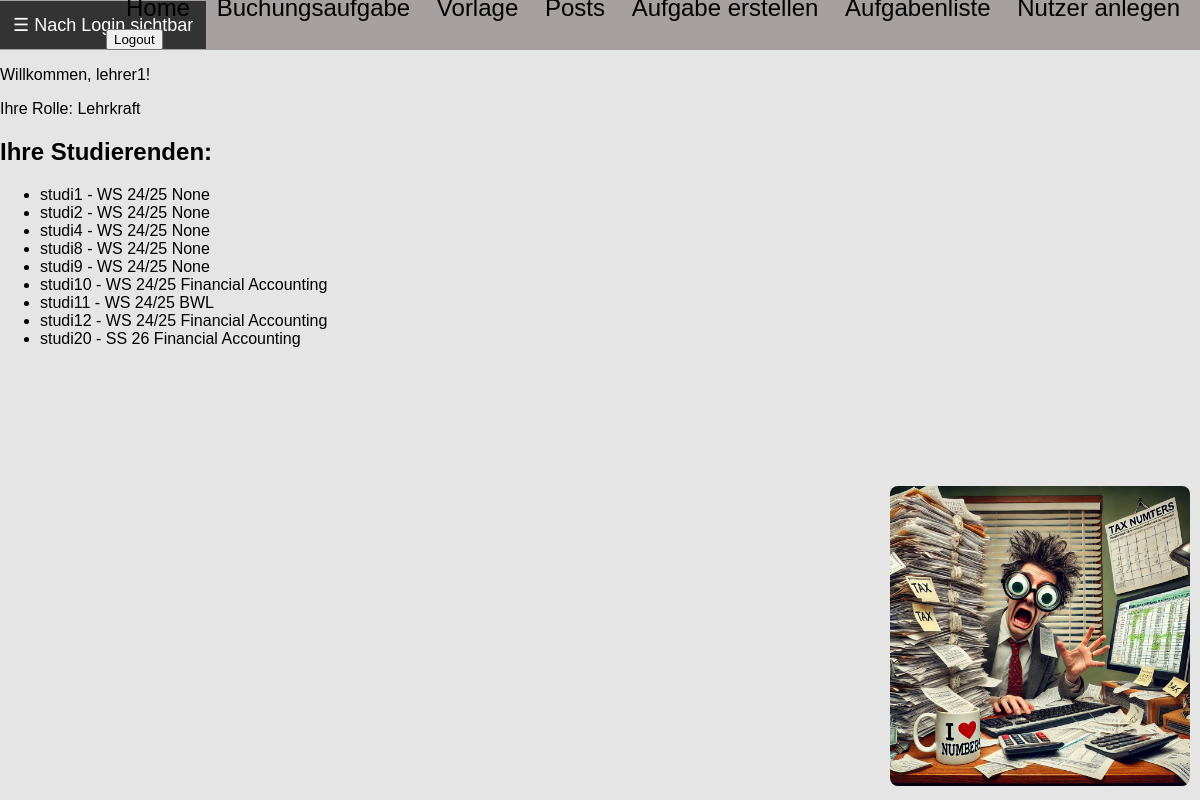
The app's page / (signed in) with its own data.
### users/models.py (models this page shows, shortened)
class CustomUser(AbstractUser):
    ROLE_CHOICES = (
        ('student', 'Studierende'),
        ('teacher', 'Lehrkraft'),
    )
    role = models.CharField(max_length=10, choices=ROLE_CHOICES, default='student')
    professor = models.ForeignKey(
        'self',
        null=True, blank=True,
        limit_choices_to={'role': 'teacher'},
        on_delete=models.SET_NULL,
        related_name='students'
    )
    semester = models.ForeignKey(Semester, null = True, on_delete=models.CASCADE, default = 1)
    studiengang = models.ForeignKey(
        Studiengang,
        on_delete=models.CASCADE,
        null=True, blank=True,  # Allow empty reference initially
        related_name='students'  # Optional but recommended for clarity
    )

class Semester(models.Model):
    name = models.CharField(max_length=10, unique=True)
    def __str__(self):
        return self.name

class Studiengang(models.Model):
    name = models.CharField(max_length=100, unique=True)
    def __str__(self):
        return self.name

### young_wolf/views.py (the view)
# urls.py: path('', views.index, name = 'index'),
@login_required(login_url="/users/login/")
def index(request):
    students = request.user.students.all() if request.user.role == 'teacher' else None
    return render(request, 'index.html', {'students': students})

### templates/index.html (shortened to what this page needs)
{% extends 'vorlage.html' %}
{% load static %}
{% block content %}
{% if user.is_authenticated %}
    <p>Willkommen, {{ user.username }}!</p>
    {% if user.is_superuser %}
        <p>Ihre Rolle: Admin</p>
    {% else %}
        <p>Ihre Rolle: {{ user.get_role_display }}</p>
    {% endif %}
    {% if user.role == 'teacher' %}
        <h2>Ihre Studierenden:</h2>
        {% if students %}
            <ul>
            {% for student in students %}
                <li>{{ student.username }} - {{ student.email }} {{student.semester}} {{student.studiengang}}</li>
            {% endfor %}
            </ul>
        {% else %}
            <p>Sie haben derzeit keine Studierenden unter Ihrer Betreuung.</p>
        {% endif %}
    {% endif %}
{% else %}
    <p>Bitte <a href="{% url 'users:login' %}">loggen Sie sich ein</a>.</p>
{% endif %}
    <div class="bottom_right_image">
        <img src="/media/img1.webp" alt="Meme">
    </div>
{% endblock %}

### templates/vorlage.html (shortened to what this page needs)
{% load static %}
<!DOCTYPE html>
<html lang="de">
<head>
    <link rel="stylesheet" href="{% static 'css/styles.css' %}">
</head>
<body>
    <div class = "navigation_bar_top">
        {% if user.is_authenticated%}
            <button id="menuButton" class="menu_button">☰ Nach Login sichtbar</button>
        {% endif %}
        <div class = "topbar_text">
            <a class = "menulink" href="{% url 'index' %}">Home</a>
            <a class = "menulink" href="{% url 'posts:buchung_uebersicht' %}">Buchungsaufgabe</a>
            <a class = "menulink" href="{% url 'vorlage' %}">Vorlage</a>
            <a class = "menulink" href="{% url 'posts:list' %}">Posts</a>
            {% if user.is_authenticated %}
                <a class = "menulink" href="{% url 'posts:neue_aufgabe' %}">Aufgabe erstellen</a>
                <a class = "menulink" href="{% url 'posts:aufgaben_liste' %}">Aufgabenliste</a>
                {% if user.role == 'teacher' %}
                    <a class = "menulink" href="{% url 'users:register' %}">Nutzer anlegen</a>
                {% endif %}
                <form class="logout" action="{%url 'users:logout' %}" method = "post">
                    <button class="logout-button" title="User Logout">Logout</button>
                </form>
            {% else %}
                <a class = "menulink" href="{% url 'users:login' %}">Login</a>
                <a class = "menulink" href="{% url 'users:register' %}">Registrierung</a>
            {% endif %}
        </div>
    </div>
    {% block content %}{% endblock %}
</body>
</html>

### static/css/styles.css (style rules this page uses)
body { margin: 0; font-family: Arial, sans-serif; background-color: rgb(230, 229, 229); }
.navigation_bar_top { background-color: rgb(167, 160, 160); height: 50px; position: relative; display: flex; align-items: center; padding: 0 0px; }
.topbar_text { font-size: 24px; display: inline-block; position: absolute; bottom: 0; right: 20px; }
.menulink { color: black; text-decoration: none; margin-left: 20px; }
.menu_button { display:flex; background-color: #333; color: white; border: none; padding: 13px; font-size: 18px; cursor: pointer; }
.bottom_right_image { position: absolute; bottom: 10px; right: 10px; }
.bottom_right_image img { max-width: 300px; height: auto; border-radius: 8px; }

### records on screen
CustomUser: username "lehrer1", role "Lehrkraft"
CustomUser: username "studi1", semester "WS 24/25", studiengang "None"
CustomUser: username "studi2", semester "WS 24/25", studiengang "None"
CustomUser: username "studi4", semester "WS 24/25", studiengang "None"
CustomUser: username "studi8", semester "WS 24/25", studiengang "None"
CustomUser: username "studi9", semester "WS 24/25", studiengang "None"
CustomUser: username "studi10", semester "WS 24/25", studiengang "Financial Accounting"
CustomUser: username "studi11", semester "WS 24/25", studiengang "BWL"
CustomUser: username "studi12", semester "WS 24/25", studiengang "Financial Accounting"
CustomUser: username "studi20", semester "SS 26", studiengang "Financial Accounting"
